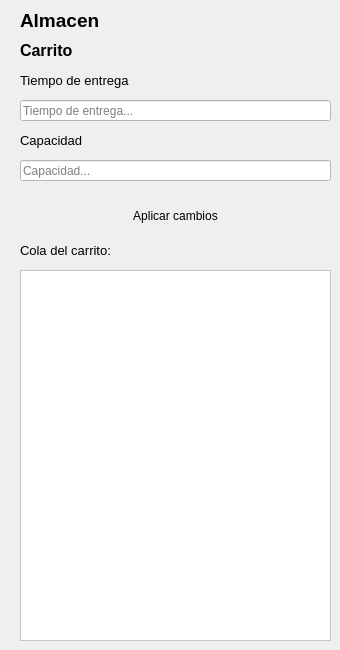
     <widget class="QWidget" name="warehouse_page">
      <widget class="QLabel" name="label_13">
       <property name="geometry">
        <rect>
         <x>20</x>
         <y>10</y>
         <width>121</width>
         <height>21</height>
        </rect>
       </property>
       <property name="font">
        <font>
         <pointsize>14</pointsize>
         <weight>75</weight>
         <bold>true</bold>
        </font>
       </property>
       <property name="text">
        <string>Almacen</string>
       </property>
      </widget>
      <widget class="QLabel" name="label_21">
       <property name="geometry">
        <rect>
         <x>20</x>
         <y>40</y>
         <width>111</width>
         <height>21</height>
        </rect>
       </property>
       <property name="font">
        <font>
         <pointsize>12</pointsize>
         <weight>75</weight>
         <bold>true</bold>
        </font>
       </property>
       <property name="text">
        <string>Carrito</string>
       </property>
      </widget>
      <widget class="QLabel" name="label_22">
       <property name="geometry">
        <rect>
         <x>20</x>
         <y>70</y>
         <width>161</width>
         <height>21</height>
        </rect>
       </property>
       <property name="font">
        <font>
         <pointsize>10</pointsize>
         <weight>50</weight>
         <bold>false</bold>
        </font>
       </property>
       <property name="text">
        <string>Tiempo de entrega</string>
       </property>
      </widget>
      <widget class="QLineEdit" name="leWHDelay">
       <property name="geometry">
        <rect>
         <x>20</x>
         <y>100</y>
         <width>311</width>
         <height>21</height>
        </rect>
       </property>
       <property name="styleSheet">
        <string notr="true">background-color: rgb(255, 255, 255);
color: rgb(0, 0, 0);</string>
       </property>
       <property name="inputMask">
        <string/>
       </property>
       <property name="maxLength">
        <number>10</number>
       </property>
       <property name="placeholderText">
        <string>Tiempo de entrega...</string>
       </property>
      </widget>
      <widget class="QLabel" name="label_23">
       <property name="geometry">
        <rect>
         <x>20</x>
         <y>130</y>
         <width>161</width>
         <height>21</height>
        </rect>
       </property>
       <property name="font">
        <font>
         <pointsize>10</pointsize>
         <weight>50</weight>
         <bold>false</bold>
        </font>
       </property>
       <property name="text">
        <string>Capacidad</string>
       </property>
      </widget>
      <widget class="QLineEdit" name="leWHCapacity">
       <property name="geometry">
        <rect>
         <x>20</x>
         <y>160</y>
         <width>311</width>
         <height>21</height>
        </rect>
       </property>
       <property name="styleSheet">
        <string notr="true">background-color: rgb(255, 255, 255);
color: rgb(0, 0, 0);</string>
       </property>
       <property name="inputMask">
        <string/>
       </property>
       <property name="maxLength">
        <number>10</number>
       </property>
       <property name="placeholderText">
        <string>Capacidad...</string>
       </property>
      </widget>
      <widget class="QPushButton" name="btnWHApply">
       <property name="geometry">
        <rect>
         <x>20</x>
         <y>200</y>
         <width>311</width>
         <height>31</height>
        </rect>
       </property>
       <property name="cursor">
        <cursorShape>PointingHandCursor</cursorShape>
       </property>
       <property name="autoFillBackground">
        <bool>false</bool>
       </property>
       <property name="styleSheet">
        <string notr="true">background-color: rgb(40, 49, 73);
selection-color: rgb(40, 49, 73);</string>
       </property>
       <property name="text">
        <string>Aplicar cambios</string>
       </property>
       <property name="autoDefault">
        <bool>false</bool>
       </property>
       <property name="default">
        <bool>true</bool>
       </property>
       <property name="flat">
        <bool>true</bool>
       </property>
      </widget>
      <widget class="QPlainTextEdit" name="lbCarQueue">
       <property name="geometry">
        <rect>
         <x>20</x>
         <y>270</y>
         <width>311</width>
         <height>371</height>
        </rect>
       </property>
       <property name="autoFillBackground">
        <bool>true</bool>
       </property>
       <property name="styleSheet">
        <string notr="true">background-color: rgb(255, 255, 255);
color: rgb(0, 0, 0);</string>
       </property>
       <property name="readOnly">
        <bool>true</bool>
       </property>
      </widget>
      <widget class="QLabel" name="label_24">
       <property name="geometry">
        <rect>
         <x>20</x>
         <y>240</y>
         <width>161</width>
         <height>21</height>
        </rect>
       </property>
       <property name="font">
        <font>
         <pointsize>10</pointsize>
         <weight>50</weight>
         <bold>false</bold>
        </font>
       </property>
       <property name="text">
        <string>Cola del carrito:</string>
       </property>
      </widget>
     </widget>
